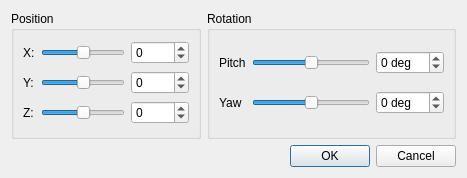
<?xml version="1.0" encoding="UTF-8"?>
<ui version="4.0">
 <class>dialogCamera</class>
 <widget class="QDialog" name="dialogCamera">
  <property name="windowModality">
   <enum>Qt::WindowModal</enum>
  </property>
  <property name="geometry">
   <rect>
    <x>0</x>
    <y>0</y>
    <width>467</width>
    <height>178</height>
   </rect>
  </property>
  <property name="windowTitle">
   <string>Dialog</string>
  </property>
  <layout class="QGridLayout" name="gridLayout">
   <item row="0" column="0" rowspan="2" colspan="4">
    <widget class="QGroupBox" name="groupBox">
     <property name="title">
      <string>Position</string>
     </property>
     <layout class="QGridLayout" name="gridLayout_2">
      <item row="1" column="0">
       <widget class="QLabel" name="label">
        <property name="text">
         <string>Y:</string>
        </property>
       </widget>
      </item>
      <item row="0" column="1">
       <widget class="QSlider" name="valX">
        <property name="minimum">
         <number>-2000</number>
        </property>
        <property name="maximum">
         <number>2000</number>
        </property>
        <property name="orientation">
         <enum>Qt::Horizontal</enum>
        </property>
       </widget>
      </item>
      <item row="2" column="1">
       <widget class="QSlider" name="valZ">
        <property name="minimum">
         <number>-2000</number>
        </property>
        <property name="maximum">
         <number>2000</number>
        </property>
        <property name="value">
         <number>0</number>
        </property>
        <property name="orientation">
         <enum>Qt::Horizontal</enum>
        </property>
       </widget>
      </item>
      <item row="2" column="0">
       <widget class="QLabel" name="label_2">
        <property name="text">
         <string>Z:</string>
        </property>
       </widget>
      </item>
      <item row="1" column="2">
       <widget class="QSpinBox" name="valY_2">
        <property name="minimum">
         <number>-2000</number>
        </property>
        <property name="maximum">
         <number>2000</number>
        </property>
        <property name="value">
         <number>0</number>
        </property>
       </widget>
      </item>
      <item row="1" column="1">
       <widget class="QSlider" name="valY">
        <property name="minimum">
         <number>-2000</number>
        </property>
        <property name="maximum">
         <number>2000</number>
        </property>
        <property name="orientation">
         <enum>Qt::Horizontal</enum>
        </property>
       </widget>
      </item>
      <item row="0" column="0">
       <widget class="QLabel" name="label_3">
        <property name="text">
         <string>X:</string>
        </property>
       </widget>
      </item>
      <item row="2" column="2">
       <widget class="QSpinBox" name="valZ_2">
        <property name="minimum">
         <number>-2000</number>
        </property>
        <property name="maximum">
         <number>2000</number>
        </property>
       </widget>
      </item>
      <item row="0" column="2">
       <widget class="QSpinBox" name="valX_2">
        <property name="minimum">
         <number>-2000</number>
        </property>
        <property name="maximum">
         <number>2000</number>
        </property>
       </widget>
      </item>
     </layout>
    </widget>
   </item>
   <item row="0" column="4" rowspan="2">
    <widget class="QGroupBox" name="groupBox_2">
     <property name="title">
      <string>Rotation</string>
     </property>
     <layout class="QGridLayout" name="gridLayout_3">
      <item row="1" column="0">
       <widget class="QLabel" name="label_5">
        <property name="text">
         <string>Yaw</string>
        </property>
       </widget>
      </item>
      <item row="0" column="0">
       <widget class="QLabel" name="label_4">
        <property name="text">
         <string>Pitch</string>
        </property>
       </widget>
      </item>
      <item row="0" column="1">
       <widget class="QSlider" name="valRotX">
        <property name="minimum">
         <number>-90</number>
        </property>
        <property name="maximum">
         <number>90</number>
        </property>
        <property name="value">
         <number>0</number>
        </property>
        <property name="orientation">
         <enum>Qt::Horizontal</enum>
        </property>
       </widget>
      </item>
      <item row="1" column="2">
       <widget class="QSpinBox" name="valRotY_2">
        <property name="suffix">
         <string> deg</string>
        </property>
        <property name="minimum">
         <number>-90</number>
        </property>
        <property name="maximum">
         <number>90</number>
        </property>
       </widget>
      </item>
      <item row="1" column="1">
       <widget class="QSlider" name="valRotY">
        <property name="minimum">
         <number>-90</number>
        </property>
        <property name="maximum">
         <number>90</number>
        </property>
        <property name="orientation">
         <enum>Qt::Horizontal</enum>
        </property>
       </widget>
      </item>
      <item row="0" column="2">
       <widget class="QSpinBox" name="valRotX_2">
        <property name="suffix">
         <string> deg</string>
        </property>
        <property name="minimum">
         <number>-90</number>
        </property>
        <property name="maximum">
         <number>90</number>
        </property>
        <property name="value">
         <number>0</number>
        </property>
       </widget>
      </item>
     </layout>
    </widget>
   </item>
   <item row="6" column="1" colspan="4">
    <widget class="QDialogButtonBox" name="buttonBox">
     <property name="orientation">
      <enum>Qt::Horizontal</enum>
     </property>
     <property name="standardButtons">
      <set>QDialogButtonBox::Cancel|QDialogButtonBox::Ok</set>
     </property>
    </widget>
   </item>
  </layout>
 </widget>
 <resources/>
 <connections>
  <connection>
   <sender>buttonBox</sender>
   <signal>accepted()</signal>
   <receiver>dialogCamera</receiver>
   <slot>accept()</slot>
   <hints>
    <hint type="sourcelabel">
     <x>248</x>
     <y>254</y>
    </hint>
    <hint type="destinationlabel">
     <x>157</x>
     <y>274</y>
    </hint>
   </hints>
  </connection>
  <connection>
   <sender>buttonBox</sender>
   <signal>rejected()</signal>
   <receiver>dialogCamera</receiver>
   <slot>reject()</slot>
   <hints>
    <hint type="sourcelabel">
     <x>316</x>
     <y>260</y>
    </hint>
    <hint type="destinationlabel">
     <x>286</x>
     <y>274</y>
    </hint>
   </hints>
  </connection>
  <connection>
   <sender>valX</sender>
   <signal>valueChanged(int)</signal>
   <receiver>valX_2</receiver>
   <slot>setValue(int)</slot>
   <hints>
    <hint type="sourcelabel">
     <x>175</x>
     <y>51</y>
    </hint>
    <hint type="destinationlabel">
     <x>347</x>
     <y>51</y>
    </hint>
   </hints>
  </connection>
  <connection>
   <sender>valX_2</sender>
   <signal>valueChanged(int)</signal>
   <receiver>valX</receiver>
   <slot>setValue(int)</slot>
   <hints>
    <hint type="sourcelabel">
     <x>347</x>
     <y>51</y>
    </hint>
    <hint type="destinationlabel">
     <x>175</x>
     <y>51</y>
    </hint>
   </hints>
  </connection>
  <connection>
   <sender>valY</sender>
   <signal>valueChanged(int)</signal>
   <receiver>valY_2</receiver>
   <slot>setValue(int)</slot>
   <hints>
    <hint type="sourcelabel">
     <x>175</x>
     <y>88</y>
    </hint>
    <hint type="destinationlabel">
     <x>347</x>
     <y>88</y>
    </hint>
   </hints>
  </connection>
  <connection>
   <sender>valY_2</sender>
   <signal>valueChanged(int)</signal>
   <receiver>valY</receiver>
   <slot>setValue(int)</slot>
   <hints>
    <hint type="sourcelabel">
     <x>347</x>
     <y>88</y>
    </hint>
    <hint type="destinationlabel">
     <x>175</x>
     <y>88</y>
    </hint>
   </hints>
  </connection>
  <connection>
   <sender>valZ</sender>
   <signal>valueChanged(int)</signal>
   <receiver>valZ_2</receiver>
   <slot>setValue(int)</slot>
   <hints>
    <hint type="sourcelabel">
     <x>175</x>
     <y>125</y>
    </hint>
    <hint type="destinationlabel">
     <x>347</x>
     <y>125</y>
    </hint>
   </hints>
  </connection>
  <connection>
   <sender>valZ_2</sender>
   <signal>valueChanged(int)</signal>
   <receiver>valZ</receiver>
   <slot>setValue(int)</slot>
   <hints>
    <hint type="sourcelabel">
     <x>347</x>
     <y>125</y>
    </hint>
    <hint type="destinationlabel">
     <x>175</x>
     <y>125</y>
    </hint>
   </hints>
  </connection>
  <connection>
   <sender>valRotX</sender>
   <signal>valueChanged(int)</signal>
   <receiver>valRotX_2</receiver>
   <slot>setValue(int)</slot>
   <hints>
    <hint type="sourcelabel">
     <x>189</x>
     <y>200</y>
    </hint>
    <hint type="destinationlabel">
     <x>352</x>
     <y>200</y>
    </hint>
   </hints>
  </connection>
  <connection>
   <sender>valRotX_2</sender>
   <signal>valueChanged(int)</signal>
   <receiver>valRotX</receiver>
   <slot>setValue(int)</slot>
   <hints>
    <hint type="sourcelabel">
     <x>352</x>
     <y>200</y>
    </hint>
    <hint type="destinationlabel">
     <x>189</x>
     <y>200</y>
    </hint>
   </hints>
  </connection>
  <connection>
   <sender>valRotY</sender>
   <signal>valueChanged(int)</signal>
   <receiver>valRotY_2</receiver>
   <slot>setValue(int)</slot>
   <hints>
    <hint type="sourcelabel">
     <x>189</x>
     <y>232</y>
    </hint>
    <hint type="destinationlabel">
     <x>352</x>
     <y>232</y>
    </hint>
   </hints>
  </connection>
  <connection>
   <sender>valRotY_2</sender>
   <signal>valueChanged(int)</signal>
   <receiver>valRotY</receiver>
   <slot>setValue(int)</slot>
   <hints>
    <hint type="sourcelabel">
     <x>352</x>
     <y>232</y>
    </hint>
    <hint type="destinationlabel">
     <x>189</x>
     <y>232</y>
    </hint>
   </hints>
  </connection>
 </connections>
</ui>
